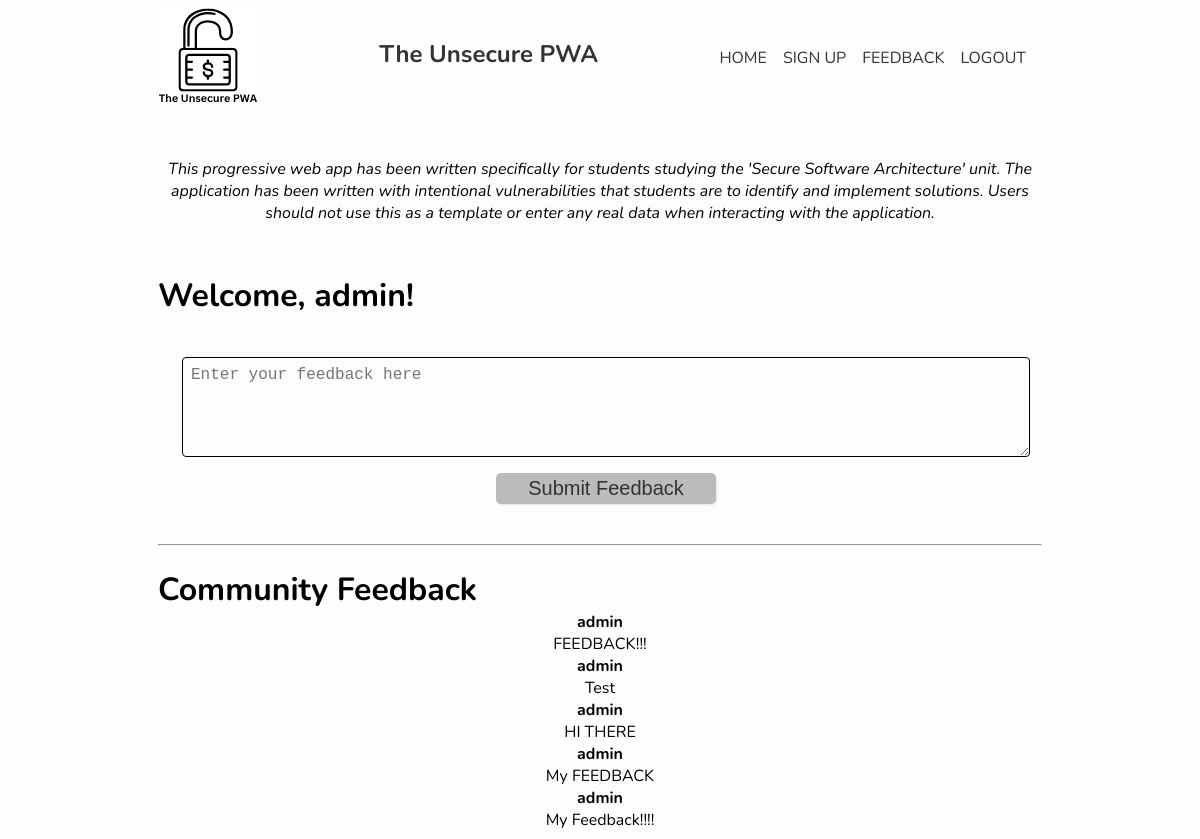
/success.html (signed in), run on the app's committed database.
### tables this page shows
CREATE TABLE feedback (
                id       INTEGER PRIMARY KEY AUTOINCREMENT,
                username TEXT    NOT NULL,
                feedback TEXT    NOT NULL
            );

### app.py (the view)
@app.route("/success.html", methods=["GET", "POST"])
@login_required
def addFeedback():
    if request.method == "POST":
        feedback = _validate_feedback(request.form.get("feedback", ""))
        dbHandler.insertFeedback(current_user.id, feedback)
    feedback_list = dbHandler.getFeedbackList()
    return render_template(
        "/success.html",
        state=True,
        value=current_user.id,
        feedback_list=feedback_list,
    )

### app.py (called while the page is built)
@login_manager.user_loader
def load_user(username: str):
    if dbHandler.userExists(username):
        return User(username)
    return None

### user_management.py (called while the page is built)
def get_db_connection() -> sql.Connection:
    con = sql.connect(DB_PATH)
    con.row_factory = sql.Row
    return con

def userExists(username: str) -> bool:
    with get_db_connection() as con:
        cur = con.execute(
            "SELECT 1 FROM users WHERE username = ?",
            (username,),
        )
        return cur.fetchone() is not None

def getFeedbackList() -> list[dict]:
    with get_db_connection() as con:
        rows = con.execute(
            "SELECT username, feedback FROM feedback ORDER BY id DESC"
        ).fetchall()
        return [
            {"username": row["username"], "feedback": row["feedback"]} for row in rows
        ]

### templates/success.html (shortened to what this page needs)
{% extends 'layout.html' %}
{% block content %}
<h1>Welcome, {{ value }}!</h1>
<form action="{{ url_for('addFeedback') }}" method="post" class="box">
  <div class="input__wrapper">
    <textarea name="feedback" id="feedback" placeholder="Enter your feedback here" class="input__field"
      style="height:100px;vertical-align:top" maxlength="500" required></textarea>
  </div>
  <div class="input__wrapper">
    <input type="submit" class="btn" value="Submit Feedback" />
  </div>
</form>
<hr />
<br />
<h1>Community Feedback</h1>
<div>
  {% include "partials/success_feedback.html" %}
</div>
{% endblock %}

### templates/layout.html (shortened to what this page needs)
<!doctype html>
<html lang="en">
<head>
    <link rel="stylesheet" type="text/css" href="{{ url_for('static', filename='css/style.css') }}">
</head>
<body>
    <main>
        <nav>
            <img src="{{ url_for('static', filename='images/logo.svg') }}" alt="The Unsecure PWA logo." />
            <h1>The Unsecure PWA</h1>
            <ul class="topnav">
                <li><a href="{{ url_for('home') }}">Home</a></li>
                <li><a href="{{ url_for('signup') }}">Sign Up</a></li>
                {% if state %}
                <li><a href="{{ url_for('addFeedback') }}">Feedback</a></li>
                <li><a href="{{ url_for('logout') }}">Logout</a></li>
                {% endif %}
            </ul>
        </nav>
        <div class="disclaimer">
            <em>This progressive web app has been written specifically for students studying the 'Secure Software
                Architecture' unit. The application has been written with intentional vulnerabilities that students are
                to identify and implement solutions. Users should not use this as a template or enter any real data when
                interacting with the application.</em>
        </div>
        {% block content %}{% endblock %}
    </main>
</body>
</html>

### templates/partials/success_feedback.html
{% if feedback_list %}
{% for item in feedback_list %}
<div class="feedback-entry">
    <strong>{{ item.username }}</strong>
    <p>{{ item.feedback }}</p>
</div>
{% endfor %}
{% else %}
<p>No feedback has been submitted yet.</p>
{% endif %}

### static/css/style.css (style rules this page uses)
* { margin: 0; padding: 0; box-sizing: border-box; }
body { background: #fdfdfd; font-family: "Nunito", sans-serif; font-size: 1rem; }
h1 { text-align:left; }
main { max-width: 900px; margin: auto; padding: 0.5rem; text-align: center; }
nav { display: flex; justify-content: space-between; align-items: center; }
nav img { height:100px; }
nav ul { list-style: none; display: flex; }
nav li { margin-right: 1rem; }
nav ul li a { text-decoration-line:none; text-transform: uppercase; color: #333; }
nav h1 { color: #333; margin-bottom: 0.5rem; }
.disclaimer { margin:50px 0 50px 0; }
form.box { padding: 1.5rem; width: 100%; padding-right: 0.75rem; border-radius: 0.5rem; }
form { width:100%; }
.input__wrapper { position:relative; padding: 1rem 0 0; width: 100%; }
.input__field { font-size: 1rem; border-radius: 0.25rem; padding: 0.5rem; border: 1px solid #000; padding-right: 2rem; background: transparent; transition: all 0.2s; width:100%; }
.btn { border:none; background:none; border-radius:5px; box-shadow:1px 1px 2px rgba(21, 21, 21, 0.1); cursor:pointer; font-size:1.25rem; margin:0 1rem; padding:.25rem 2rem; transition:all .25s ease-in-out; background: #bbb; color:#333; margin-bottom:1rem; }

### data on the page
feedback: username "admin", feedback "FEEDBACK!!!"
feedback: username "admin", feedback "Test"
feedback: username "admin", feedback "HI THERE"
feedback: username "admin", feedback "My FEEDBACK"
feedback: username "admin", feedback "My Feedback!!!!"

### other printed values
{{ value }} "admin"
